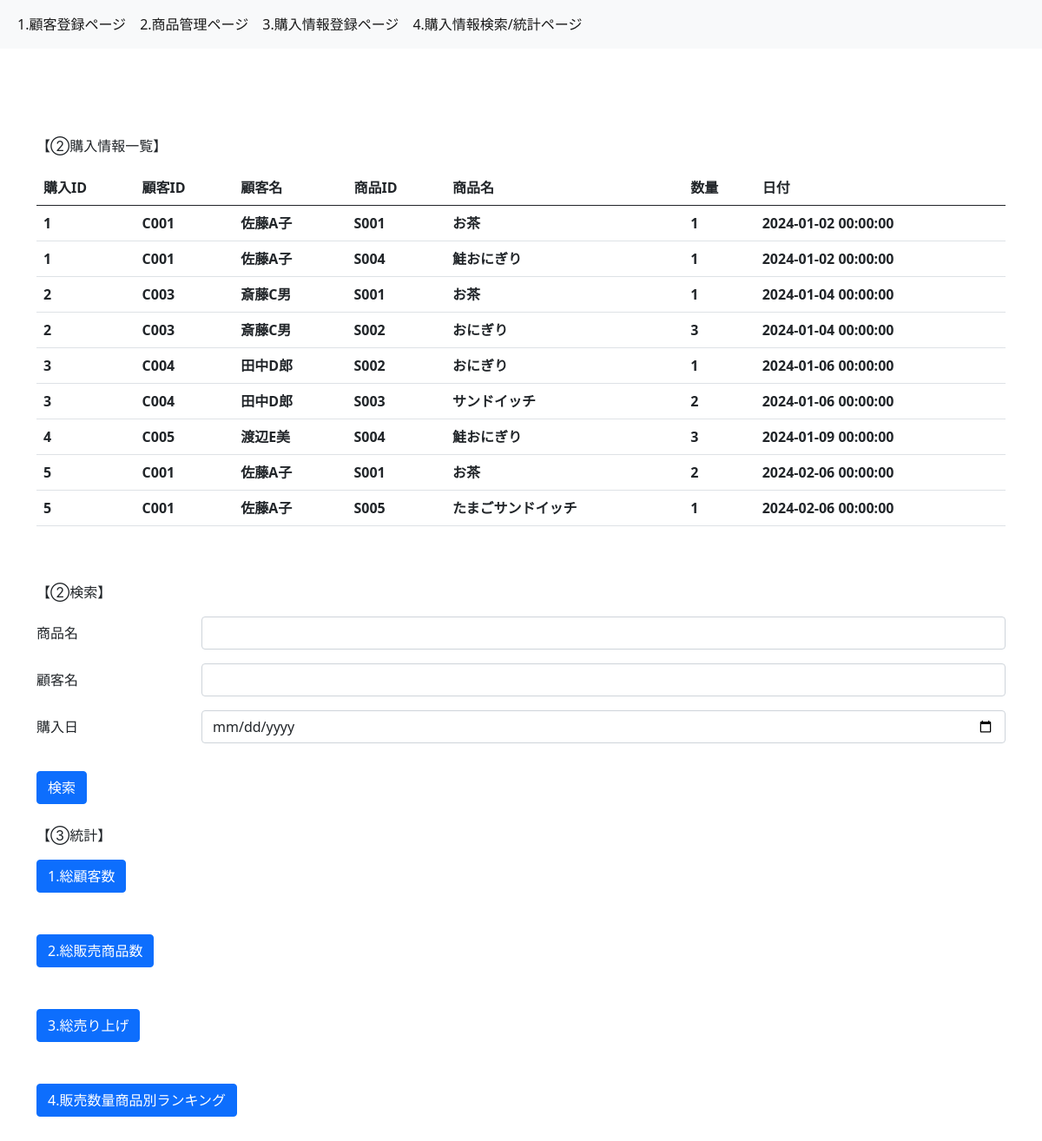
The app's page /purchase_data_statistics with its own data.
### models.py (models this page shows, shortened)
class Purchase(db.Model):
    __tablename__ = "purchases"
    purchase_id = db.Column(db.Integer, primary_key=True, autoincrement=True)
    customer_id = db.Column(db.String, db.ForeignKey("customers.customer_id"))
    date = db.Column(db.DateTime)
    purchase_details = db.relationship("Purchase_detail", backref="purchases",cascade="delete")

class Customer(db.Model):
    __tablename__ = "customers"
    customer_id = db.Column(db.String, primary_key=True)
    customer_name = db.Column(db.String, nullable=False)
    age = db.Column(db.Integer)
    gender = db.Column(db.String)
    purchases = db.relationship("Purchase", backref="customers",cascade="delete")

class Purchase_detail(db.Model):
    __tablename__ = "purchase_details"
    purchase_id = db.Column(db.Integer, db.ForeignKey("purchases.purchase_id"), primary_key=True)
    item_id = db.Column(db.String, db.ForeignKey("items.item_id"), primary_key=True)
    quantity = db.Column(db.Integer, nullable=False)

class Item(db.Model):
    __tablename__ = "items"
    item_id = db.Column(db.String, primary_key=True)
    item_name = db.Column(db.String, nullable=False)
    price = db.Column(db.Integer, nullable=False)
    purchase_details = db.relationship("Purchase_detail", backref="items",cascade="delete")

### app.py (the view)
@app.route("/purchase_data_statistics")
def purchase_data_statistics():
    joined_purchase_details = db.session.query(Purchase,Purchase_detail,Customer,Item).join(Purchase_detail, Purchase.purchase_id==Purchase_detail.purchase_id).join(Customer, Purchase.customer_id==Customer.customer_id).join(Item,Purchase_detail.item_id==Item.item_id).all()
    customers = Customer.query.all()
    print(joined_purchase_details)
    return render_template("4_purchase_data_statistics.html", joined_purchase_details=joined_purchase_details, customers=customers)

### templates/4_purchase_data_statistics.html (shortened to what this page needs)
{% extends "base.html" %}
{% block content %}
<p>【②購入情報一覧】</p>
<table class="table">
  <thead>
    <tr>
      <th scope="col">購入ID</th>
      <th scope="col">顧客ID</th>
      <th scope="col">顧客名</th>
      <th scope="col">商品ID</th>
      <th scope="col">商品名</th>
      <th scope="col">数量</th>
      <th scope="col">日付</th>
    </tr>
  </thead>
  <tbody>
    {% for joined_purchase_detail in joined_purchase_details %}
    <tr>
      <th scope="row">{{joined_purchase_detail.Purchase.purchase_id}}</th>
      <th scope="row">{{joined_purchase_detail.Customer.customer_id}}</th>
      <th scope="row">{{joined_purchase_detail.Customer.customer_name}}</th>
      <th scope="row">{{joined_purchase_detail.Purchase_detail.item_id}}</th>
      <th scope="row">{{joined_purchase_detail.Item.item_name}}</th>
      <th scope="row">{{joined_purchase_detail.Purchase_detail.quantity}}</th>
      <th scope="row">{{joined_purchase_detail.Purchase.date}}</th>
    </tr>
    {% endfor %}
  </tbody>
</table>
<br></br>
<p>【②検索】</p>
<form action="/search_purchase" method="post">
  <div class="row mb-3">
    <label for="input-item-name" class="col-sm-2 col-form-label">商品名</label>
    <div class="col-sm-10">
      <input type="text" class="form-control" id="input-item-name" name="input-item-name">
    </div>
  </div>
    <div class="row mb-3">
      <label for="input-customer-name" class="col-sm-2 col-form-label">顧客名</label>
      <div class="col-sm-10">
        <select class="form-control" id="input-customer-name" name="input-customer-name">
          <option value=""></option>
          {% for customer in customers %}
          <option value = "{{customer.customer_name}}">
          </option>"
          {% endfor %}
        </select>
      </div>
    </div>
      <div class="row mb-3">
        <label for="input-date" class="col-sm-2 col-form-label">購入日</label>
        <div class="col-sm-10">
          <input type="date" class="form-control" id="input-date" name="input-date" >
        </div>
      </div>
      <button type="submit" class="btn btn-primary">検索</button>
</form>
<br />
<p>【③統計】</p>
<form action="/count_customer" method="post">
  <button type="submit" class="btn btn-primary">1.総顧客数</button>
</form>
<br />
<br />
<form action="/count_quantity" method="post">
  <button type="submit" class="btn btn-primary">2.総販売商品数</button>
</form>
<br />
<br />
<form action="/total_sales" method="post">
  <button type="submit" class="btn btn-primary">3.総売り上げ</button>
</form>
<br />
<br />
<form action="/ranking_items" method="post">
  <button type="submit" class="btn btn-primary">4.販売数量商品別ランキング</button>
</form>
<br />
<br />
{% endblock %}

### templates/base.html (shortened to what this page needs)
<!DOCTYPE html>
<html lang="ja">
    <head>
        <link href="https://cdn.jsdelivr.net/npm/bootstrap@5.0.2/dist/css/bootstrap.min.css" rel="stylesheet">
    </head>
    <body>
        <nav class="navbar navbar-expand-lg navbar-light bg-light">
            <div class="container-fluid">
              <div class="collapse navbar-collapse" id="navbarSupportedContent">
                <ul class="navbar-nav me-auto mb-2 mb-lg-0">
                  <li class="nav-item">
                    <a class="nav-link active" aria-current="page" href="{{url_for('index')}}">1.顧客登録ページ</a>
                  </li>
                  <li class="nav-item">
                    <a class="nav-link active" aria-current="page" href="{{url_for('item')}}">2.商品管理ページ</a>
                  </li>
                  <li class="nav-item">
                    <a class="nav-link active" aria-current="page" href="{{url_for('purchase')}}">3.購入情報登録ページ</a>
                  </li>
                  <li class="nav-item">
                    <a class="nav-link active" aria-current="page" href="{{url_for('purchase_data_statistics')}}">4.購入情報検索/統計ページ</a>
                  </li>
                </ul>
              </div>
            </div>
          </nav>
      <div class="container" style="padding-top : 100px">
      {% block content %}
      {% endblock %}
      </div>
    </body>
</html>

### records on screen
Purchase: Purchase.purchase_id "1", Customer.customer_id "C001", Customer.customer_name "佐藤A子", Purchase_detail.item_id "S001", Item.item_name "お茶", Purchase_detail.quantity "1", Purchase "2024-01-02 00:00:00", Purchase_detail.item_id "S004", Item.item_name "鮭おにぎり"
Purchase: Purchase.purchase_id "2", Customer.customer_id "C003", Customer.customer_name "斎藤C男", Purchase_detail.item_id "S001", Item.item_name "お茶", Purchase_detail.quantity "1", Purchase "2024-01-04 00:00:00", Purchase_detail.item_id "S002", Item.item_name "おにぎり", Purchase_detail.quantity "3"
Purchase: Purchase.purchase_id "3", Customer.customer_id "C004", Customer.customer_name "田中D郎", Purchase_detail.item_id "S002", Item.item_name "おにぎり", Purchase_detail.quantity "1", Purchase "2024-01-06 00:00:00", Purchase_detail.item_id "S003", Item.item_name "サンドイッチ", Purchase_detail.quantity "2"
Purchase: Purchase.purchase_id "4", Customer.customer_id "C005", Customer.customer_name "渡辺E美", Purchase_detail.item_id "S004", Item.item_name "鮭おにぎり", Purchase_detail.quantity "3", Purchase "2024-01-09 00:00:00"
Purchase: Purchase.purchase_id "5", Customer.customer_id "C001", Customer.customer_name "佐藤A子", Purchase_detail.item_id "S001", Item.item_name "お茶", Purchase_detail.quantity "2", Purchase "2024-02-06 00:00:00", Purchase_detail.item_id "S005", Item.item_name "たまごサンドイッチ", Purchase_detail.quantity "1"
